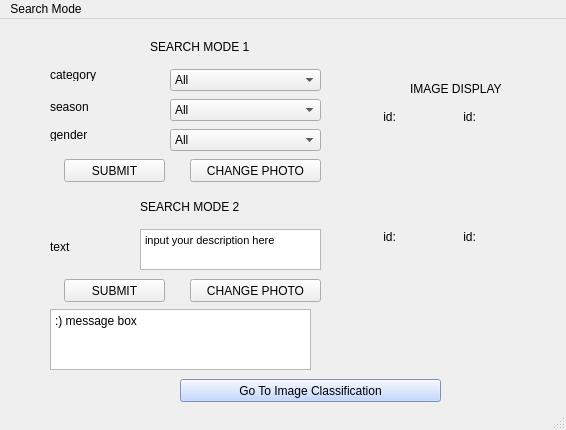
<?xml version="1.0" encoding="UTF-8"?>
<ui version="4.0">
 <class>MainWindow</class>
 <widget class="QMainWindow" name="MainWindow">
  <property name="geometry">
   <rect>
    <x>0</x>
    <y>0</y>
    <width>566</width>
    <height>430</height>
   </rect>
  </property>
  <property name="windowTitle">
   <string>MainWindow</string>
  </property>
  <property name="styleSheet">
   <string notr="true">font: 7pt &quot;Arial&quot;;</string>
  </property>
  <widget class="QWidget" name="centralwidget">
   <widget class="QComboBox" name="comboBox_c">
    <property name="geometry">
     <rect>
      <x>170</x>
      <y>50</y>
      <width>151</width>
      <height>22</height>
     </rect>
    </property>
    <item>
     <property name="text">
      <string>All</string>
     </property>
    </item>
    <item>
     <property name="text">
      <string>Topwear</string>
     </property>
    </item>
    <item>
     <property name="text">
      <string>Bottomwear</string>
     </property>
    </item>
    <item>
     <property name="text">
      <string>Shoes</string>
     </property>
    </item>
    <item>
     <property name="text">
      <string>Bags</string>
     </property>
    </item>
    <item>
     <property name="text">
      <string>Watches</string>
     </property>
    </item>
    <item>
     <property name="text">
      <string>Innerwear</string>
     </property>
    </item>
    <item>
     <property name="text">
      <string>Eyewear</string>
     </property>
    </item>
    <item>
     <property name="text">
      <string>Jewellery</string>
     </property>
    </item>
    <item>
     <property name="text">
      <string>Fragrance</string>
     </property>
    </item>
    <item>
     <property name="text">
      <string>Others</string>
     </property>
    </item>
   </widget>
   <widget class="QComboBox" name="comboBox_s">
    <property name="geometry">
     <rect>
      <x>170</x>
      <y>80</y>
      <width>151</width>
      <height>22</height>
     </rect>
    </property>
    <item>
     <property name="text">
      <string>All</string>
     </property>
    </item>
    <item>
     <property name="text">
      <string>Summer</string>
     </property>
    </item>
    <item>
     <property name="text">
      <string>Winter</string>
     </property>
    </item>
    <item>
     <property name="text">
      <string>Spring</string>
     </property>
    </item>
    <item>
     <property name="text">
      <string>Fall</string>
     </property>
    </item>
   </widget>
   <widget class="QComboBox" name="comboBox_g">
    <property name="geometry">
     <rect>
      <x>170</x>
      <y>110</y>
      <width>151</width>
      <height>22</height>
     </rect>
    </property>
    <item>
     <property name="text">
      <string>All</string>
     </property>
    </item>
    <item>
     <property name="text">
      <string>Men</string>
     </property>
    </item>
    <item>
     <property name="text">
      <string>Women</string>
     </property>
    </item>
   </widget>
   <widget class="QLabel" name="label_c">
    <property name="geometry">
     <rect>
      <x>50</x>
      <y>50</y>
      <width>54</width>
      <height>12</height>
     </rect>
    </property>
    <property name="text">
     <string>category</string>
    </property>
   </widget>
   <widget class="QLabel" name="label_s">
    <property name="geometry">
     <rect>
      <x>50</x>
      <y>80</y>
      <width>54</width>
      <height>16</height>
     </rect>
    </property>
    <property name="text">
     <string>season</string>
    </property>
   </widget>
   <widget class="QLabel" name="label_g">
    <property name="geometry">
     <rect>
      <x>50</x>
      <y>110</y>
      <width>54</width>
      <height>12</height>
     </rect>
    </property>
    <property name="text">
     <string>gender</string>
    </property>
   </widget>
   <widget class="QLabel" name="label_description">
    <property name="geometry">
     <rect>
      <x>50</x>
      <y>220</y>
      <width>71</width>
      <height>16</height>
     </rect>
    </property>
    <property name="text">
     <string>text</string>
    </property>
   </widget>
   <widget class="QTextEdit" name="text_description">
    <property name="geometry">
     <rect>
      <x>140</x>
      <y>210</y>
      <width>181</width>
      <height>41</height>
     </rect>
    </property>
    <property name="html">
     <string>&lt;!DOCTYPE HTML PUBLIC &quot;-//W3C//DTD HTML 4.0//EN&quot; &quot;http://www.w3.org/TR/REC-html40/strict.dtd&quot;&gt;
&lt;html&gt;&lt;head&gt;&lt;meta name=&quot;qrichtext&quot; content=&quot;1&quot; /&gt;&lt;style type=&quot;text/css&quot;&gt;
p, li { white-space: pre-wrap; }
&lt;/style&gt;&lt;/head&gt;&lt;body style=&quot; font-family:'Arial'; font-size:7pt; font-weight:400; font-style:normal;&quot;&gt;
&lt;p style=&quot; margin-top:0px; margin-bottom:0px; margin-left:0px; margin-right:0px; -qt-block-indent:0; text-indent:0px;&quot;&gt;&lt;span style=&quot; font-family:'SimSun'; font-size:8pt;&quot;&gt;input your description here&lt;/span&gt;&lt;/p&gt;&lt;/body&gt;&lt;/html&gt;</string>
    </property>
   </widget>
   <widget class="QPushButton" name="submit2">
    <property name="geometry">
     <rect>
      <x>64</x>
      <y>260</y>
      <width>101</width>
      <height>23</height>
     </rect>
    </property>
    <property name="text">
     <string>SUBMIT</string>
    </property>
   </widget>
   <widget class="QTextEdit" name="textResult">
    <property name="geometry">
     <rect>
      <x>50</x>
      <y>290</y>
      <width>261</width>
      <height>61</height>
     </rect>
    </property>
    <property name="html">
     <string>&lt;!DOCTYPE HTML PUBLIC &quot;-//W3C//DTD HTML 4.0//EN&quot; &quot;http://www.w3.org/TR/REC-html40/strict.dtd&quot;&gt;
&lt;html&gt;&lt;head&gt;&lt;meta name=&quot;qrichtext&quot; content=&quot;1&quot; /&gt;&lt;style type=&quot;text/css&quot;&gt;
p, li { white-space: pre-wrap; }
&lt;/style&gt;&lt;/head&gt;&lt;body style=&quot; font-family:'Arial'; font-size:7pt; font-weight:400; font-style:normal;&quot;&gt;
&lt;p style=&quot; margin-top:0px; margin-bottom:0px; margin-left:0px; margin-right:0px; -qt-block-indent:0; text-indent:0px;&quot;&gt;&lt;span style=&quot; font-family:'SimSun'; font-size:9pt;&quot;&gt;:) message box&lt;/span&gt;&lt;/p&gt;&lt;/body&gt;&lt;/html&gt;</string>
    </property>
   </widget>
   <widget class="QLabel" name="image3">
    <property name="geometry">
     <rect>
      <x>380</x>
      <y>230</y>
      <width>60</width>
      <height>80</height>
     </rect>
    </property>
    <property name="text">
     <string/>
    </property>
    <property name="pixmap">
     <pixmap>../docs/empty.png</pixmap>
    </property>
   </widget>
   <widget class="QLabel" name="image1">
    <property name="geometry">
     <rect>
      <x>380</x>
      <y>110</y>
      <width>60</width>
      <height>80</height>
     </rect>
    </property>
    <property name="text">
     <string/>
    </property>
    <property name="pixmap">
     <pixmap>../docs/empty.png</pixmap>
    </property>
   </widget>
   <widget class="QLabel" name="image4">
    <property name="geometry">
     <rect>
      <x>460</x>
      <y>230</y>
      <width>60</width>
      <height>80</height>
     </rect>
    </property>
    <property name="text">
     <string/>
    </property>
    <property name="pixmap">
     <pixmap>../docs/empty.png</pixmap>
    </property>
   </widget>
   <widget class="QLabel" name="image2">
    <property name="geometry">
     <rect>
      <x>460</x>
      <y>110</y>
      <width>60</width>
      <height>80</height>
     </rect>
    </property>
    <property name="text">
     <string/>
    </property>
    <property name="pixmap">
     <pixmap>../docs/empty.png</pixmap>
    </property>
   </widget>
   <widget class="QLabel" name="label">
    <property name="geometry">
     <rect>
      <x>150</x>
      <y>20</y>
      <width>131</width>
      <height>16</height>
     </rect>
    </property>
    <property name="text">
     <string>SEARCH MODE 1</string>
    </property>
   </widget>
   <widget class="QLabel" name="label_2">
    <property name="geometry">
     <rect>
      <x>140</x>
      <y>180</y>
      <width>141</width>
      <height>16</height>
     </rect>
    </property>
    <property name="text">
     <string>SEARCH MODE 2</string>
    </property>
   </widget>
   <widget class="QLabel" name="label_3">
    <property name="geometry">
     <rect>
      <x>410</x>
      <y>60</y>
      <width>141</width>
      <height>20</height>
     </rect>
    </property>
    <property name="text">
     <string>IMAGE DISPLAY</string>
    </property>
   </widget>
   <widget class="QPushButton" name="changebutton">
    <property name="geometry">
     <rect>
      <x>190</x>
      <y>140</y>
      <width>131</width>
      <height>23</height>
     </rect>
    </property>
    <property name="styleSheet">
     <string notr="true">font: 6pt &quot;Arial&quot;;</string>
    </property>
    <property name="text">
     <string>CHANGE PHOTO</string>
    </property>
   </widget>
   <widget class="QLabel" name="id1">
    <property name="geometry">
     <rect>
      <x>380</x>
      <y>90</y>
      <width>71</width>
      <height>16</height>
     </rect>
    </property>
    <property name="text">
     <string> id:</string>
    </property>
   </widget>
   <widget class="QLabel" name="id2">
    <property name="geometry">
     <rect>
      <x>460</x>
      <y>90</y>
      <width>81</width>
      <height>16</height>
     </rect>
    </property>
    <property name="text">
     <string> id:</string>
    </property>
   </widget>
   <widget class="QLabel" name="id4">
    <property name="geometry">
     <rect>
      <x>460</x>
      <y>210</y>
      <width>71</width>
      <height>16</height>
     </rect>
    </property>
    <property name="text">
     <string> id:</string>
    </property>
   </widget>
   <widget class="QLabel" name="id3">
    <property name="geometry">
     <rect>
      <x>380</x>
      <y>210</y>
      <width>71</width>
      <height>16</height>
     </rect>
    </property>
    <property name="text">
     <string> id:</string>
    </property>
   </widget>
   <widget class="QPushButton" name="submit1">
    <property name="geometry">
     <rect>
      <x>64</x>
      <y>140</y>
      <width>101</width>
      <height>23</height>
     </rect>
    </property>
    <property name="text">
     <string>SUBMIT</string>
    </property>
   </widget>
   <widget class="QPushButton" name="changebutton_2">
    <property name="geometry">
     <rect>
      <x>190</x>
      <y>260</y>
      <width>131</width>
      <height>23</height>
     </rect>
    </property>
    <property name="styleSheet">
     <string notr="true">font: 6pt &quot;Arial&quot;;</string>
    </property>
    <property name="text">
     <string>CHANGE PHOTO</string>
    </property>
   </widget>
   <widget class="QPushButton" name="button1">
    <property name="geometry">
     <rect>
      <x>180</x>
      <y>360</y>
      <width>261</width>
      <height>23</height>
     </rect>
    </property>
    <property name="styleSheet">
     <string notr="true">background-color: rgb(178, 203, 255);</string>
    </property>
    <property name="text">
     <string>Go To Image Classification</string>
    </property>
   </widget>
  </widget>
  <widget class="QMenuBar" name="menubar">
   <property name="geometry">
    <rect>
     <x>0</x>
     <y>0</y>
     <width>566</width>
     <height>17</height>
    </rect>
   </property>
   <widget class="QMenu" name="menuSearch_Mode">
    <property name="title">
     <string>Search Mode</string>
    </property>
   </widget>
   <addaction name="menuSearch_Mode"/>
  </widget>
  <widget class="QStatusBar" name="statusbar"/>
 </widget>
 <resources/>
 <connections/>
</ui>
